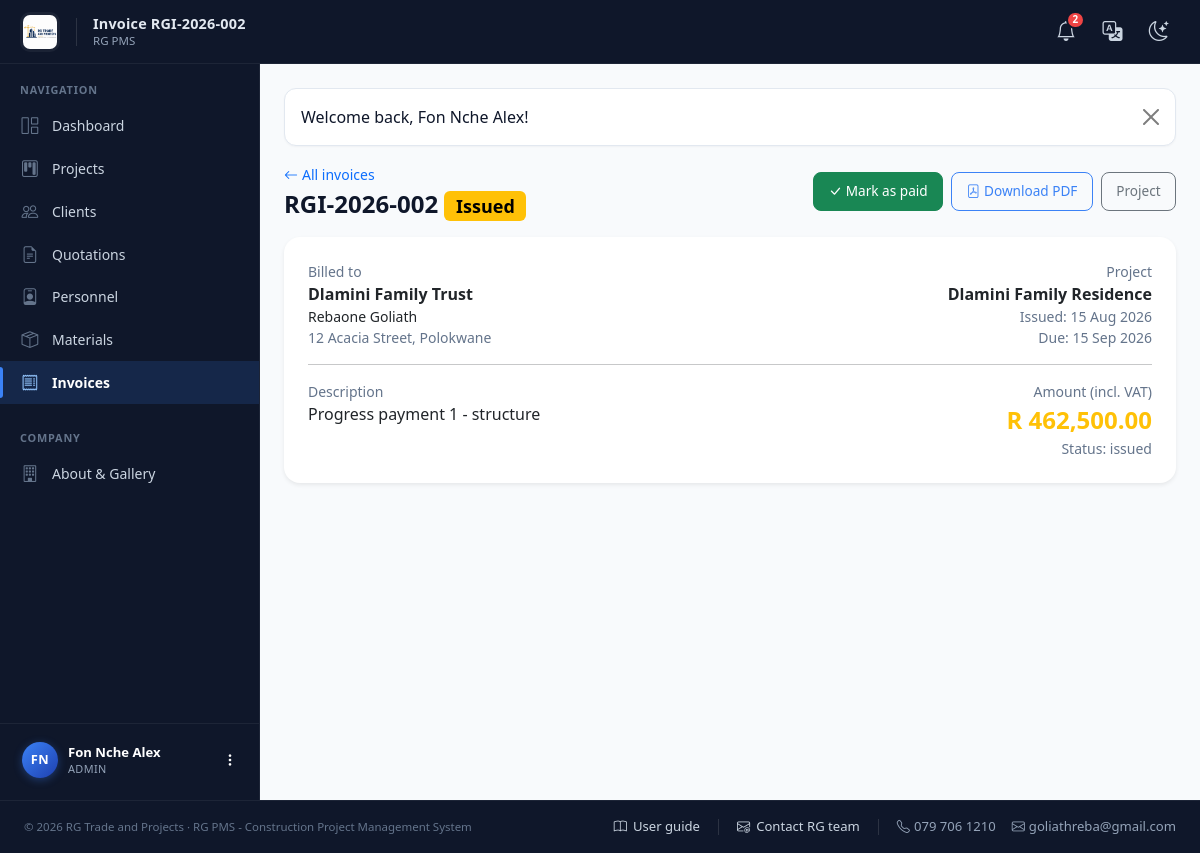
Page /admin/invoice_view.php?id=2 (signed in) on the committed database.
### tables this page shows
CREATE TABLE users (
  id            INT UNSIGNED NOT NULL AUTO_INCREMENT,
  role_id       TINYINT UNSIGNED NOT NULL,
  full_name     VARCHAR(120) NOT NULL,
  email         VARCHAR(160) NOT NULL UNIQUE,
  phone         VARCHAR(30)  NULL,
  password_hash VARCHAR(255) NOT NULL,
  is_active     TINYINT(1)   NOT NULL DEFAULT 1,
  created_at    DATETIME     NOT NULL DEFAULT CURRENT_TIMESTAMP,
  PRIMARY KEY (id),
  CONSTRAINT fk_users_role FOREIGN KEY (role_id) REFERENCES roles(id)
);

CREATE TABLE roles (
  id          TINYINT UNSIGNED NOT NULL AUTO_INCREMENT,
  name        VARCHAR(50)  NOT NULL UNIQUE,       
  description VARCHAR(255) NULL,
  PRIMARY KEY (id)
);

CREATE TABLE invoices (
  id             INT UNSIGNED NOT NULL AUTO_INCREMENT,
  project_id     INT UNSIGNED NOT NULL,
  invoice_number VARCHAR(40) NOT NULL UNIQUE,
  issue_date     DATE NOT NULL,
  due_date       DATE NULL,
  description    VARCHAR(255) NULL,
  amount         DECIMAL(14,2) NOT NULL DEFAULT 0,
  status         ENUM('issued','paid') NOT NULL DEFAULT 'issued',
  created_by     INT UNSIGNED NULL,
  created_at     DATETIME NOT NULL DEFAULT CURRENT_TIMESTAMP,
  PRIMARY KEY (id),
  CONSTRAINT fk_invoices_project FOREIGN KEY (project_id) REFERENCES projects(id),
  CONSTRAINT fk_invoices_by FOREIGN KEY (created_by) REFERENCES users(id) ON DELETE SET NULL
);

CREATE TABLE clients (
  id             INT UNSIGNED NOT NULL AUTO_INCREMENT,
  user_id        INT UNSIGNED NULL,                
  company_name   VARCHAR(160) NOT NULL,
  contact_person VARCHAR(120) NOT NULL,
  phone          VARCHAR(30)  NULL,
  email          VARCHAR(160) NULL,
  address        VARCHAR(255) NULL,
  created_at     DATETIME     NOT NULL DEFAULT CURRENT_TIMESTAMP,
  PRIMARY KEY (id),
  CONSTRAINT fk_clients_user FOREIGN KEY (user_id) REFERENCES users(id) ON DELETE SET NULL
);

CREATE TABLE projects (
  id                    INT UNSIGNED NOT NULL AUTO_INCREMENT,
  client_id             INT UNSIGNED NOT NULL,
  project_manager_id    INT UNSIGNED NULL,         
  name                  VARCHAR(160) NOT NULL,
  build_type            VARCHAR(120) NULL,         
  square_meters         DECIMAL(10,2) NULL,
  location              VARCHAR(255) NULL,
  start_date            DATE NULL,
  target_deadline       DATE NULL,
  actual_completion_date DATE NULL,
  status                ENUM('not_yet_commenced','in_progress','delayed','completed') NOT NULL DEFAULT 'not_yet_commenced',
  progress_percent      DECIMAL(5,2) NOT NULL DEFAULT 0,
  budget                DECIMAL(14,2) NOT NULL DEFAULT 0,
  description           TEXT NULL,
  created_at            DATETIME NOT NULL DEFAULT CURRENT_TIMESTAMP,
  PRIMARY KEY (id),
  CONSTRAINT fk_projects_client FOREIGN KEY (client_id) REFERENCES clients(id),
  CONSTRAINT fk_projects_pm FOREIGN KEY (project_manager_id) REFERENCES users(id) ON DELETE SET NULL
);

### includes/auth.php (called while the page is built, shortened)
<?php
require_once __DIR__ . '/functions.php';
function current_user(): ?array {
    static $cached = null;
    static $loaded = false;
    if ($loaded) return $cached;
    $loaded = true;
    $stmt = db()->prepare(
        'SELECT u.*, r.name AS role_name
         FROM users u
         LEFT JOIN roles r ON r.id = u.role_id
         WHERE u.id = ? LIMIT 1'
    );
    $stmt->execute([(int)$_SESSION['user_id']]);
    $user = $stmt->fetch();
    return $cached = $user;
}
function require_login(): void {
    if (!current_user()) {
        $_SESSION['__intended'] = $_SERVER['REQUEST_URI'] ?? '';
        flash_set('warning', 'Please sign in to continue.');
        redirect('login.php');
    }
}
function require_role(string|array $roles): void {
    require_login();
}

### config/db.php (called while the page is built, shortened)
<?php
function db(): PDO {
    static $pdo = null;
    if ($pdo === null) {
        $dsn = 'mysql:host=' . DB_HOST . ';dbname=' . DB_NAME . ';charset=utf8mb4';
        try {
            $pdo = new PDO($dsn, DB_USER, DB_PASS, [
                PDO::ATTR_ERRMODE            => PDO::ERRMODE_EXCEPTION,
                PDO::ATTR_DEFAULT_FETCH_MODE => PDO::FETCH_ASSOC,
                PDO::ATTR_EMULATE_PREPARES   => false,
            ]);
        } catch (PDOException $e) {
            http_response_code(500);
            die('<div style="font-family:sans-serif;padding:2rem;max-width:40rem;margin:3rem auto;border:1px solid #dc3545;border-radius:.5rem;color:#842029;background:#f8d7da">'
                . '<h3>Database connection failed</h3><p>Please check <code>config/config.php</code> and confirm the '
                . 'database <code>' . htmlspecialchars(DB_NAME) . '</code> exists (import <code>sql/schema.sql</code>).</p>'
                . '<p style="font-size:.85rem">' . htmlspecialchars($e->getMessage()) . '</p></div>');
        }
    }
    return $pdo;
}

### admin/invoice_view.php (the view, shortened to what this page needs)
<?php
require_once __DIR__ . '/../includes/layout.php';
require_role('admin');
$id = (int)($_GET['id'] ?? 0);
$pdo = db();
$stmt = $pdo->prepare(
    'SELECT i.*, p.name AS project_name, p.id AS project_id, c.company_name, c.contact_person, c.address
     FROM invoices i JOIN projects p ON p.id = i.project_id JOIN clients c ON c.id = p.client_id WHERE i.id = ?'
);
$stmt->execute([$id]);
$inv = $stmt->fetch();
page_header('Invoice ' . $inv['invoice_number'], 'invoices');
?>
<div class="d-flex flex-wrap justify-content-between align-items-center mb-3 gap-2">
  <div>
    <a class="small text-decoration-none" href="<?= BASE_URL ?>/admin/invoices.php"><i class="bi bi-arrow-left me-1"></i>All invoices</a>
    <h4 class="fw-semibold mb-0 mt-1"><?= e($inv['invoice_number']) ?> <?= $inv['status'] === 'paid' ? badge('Paid', 'success') : badge('Issued', 'warning') ?></h4>
  </div>
  <div class="d-flex gap-2">
    <?php if ($inv['status'] !== 'paid'): ?>
      <form method="post" class="d-inline">
        <button class="btn btn-success btn-sm"><i class="bi bi-check-lg me-1"></i>Mark as paid</button>
      </form>
    <?php endif; ?>
    <a class="btn btn-outline-brand btn-sm" href="<?= BASE_URL ?>/admin/invoice_view.php?id=<?= $id ?>&pdf=1"><i class="bi bi-file-pdf me-1"></i>Download PDF</a>
    <a class="btn btn-outline-secondary btn-sm" href="<?= BASE_URL ?>/admin/project_view.php?id=<?= $inv['project_id'] ?>&tab=invoices">Project</a>
  </div>
</div>
<div class="card border-0 shadow-sm rounded-4">
  <div class="card-body p-4">
    <div class="row">
      <div class="col-md-6">
        <div class="small text-muted">Billed to</div>
        <div class="fw-semibold"><?= e($inv['company_name']) ?></div>
        <div class="small"><?= e($inv['contact_person']) ?></div>
        <div class="small text-muted"><?= e($inv['address'] ?? '') ?></div>
      </div>
      <div class="col-md-6 text-md-end">
        <div class="small text-muted">Project</div>
        <div class="fw-semibold"><?= e($inv['project_name']) ?></div>
        <div class="small text-muted">Issued: <?= nice_date($inv['issue_date']) ?></div>
        <div class="small text-muted">Due: <?= nice_date($inv['due_date']) ?></div>
      </div>
    </div>
    <hr>
    <div class="row">
      <div class="col-md-8">
        <div class="small text-muted">Description</div>
        <div><?= e($inv['description'] ?? '-') ?></div>
      </div>
      <div class="col-md-4 text-md-end">
        <div class="small text-muted">Amount (incl. VAT)</div>
        <div class="fw-bold fs-4 text-warning"><?= money($inv['amount']) ?></div>
        <div class="small text-muted">Status: <?= e($inv['status']) ?></div>
      </div>
    </div>
  </div>
</div>
<?php page_footer(); ?>

### includes/layout.php (shortened to what this page needs)
<?php
require_once __DIR__ . '/functions.php';
require_once __DIR__ . '/auth.php';
function page_header(string $title, string $active = ''): void {
    $user    = current_user();
    $role    = $user['role_name'] ?? null;
    $unread  = $user ? unread_notification_count((int)$user['id']) : 0;
    $flash   = flash_get();
    $base    = BASE_URL;
    $initials = '';
    if ($user) {
        foreach (preg_split('/\s+/', trim($user['full_name'])) as $part) {
            if ($part !== '') $initials .= strtoupper($part[0]);
        }
        $initials = substr($initials, 0, 2);
    }
    ?>
<!DOCTYPE html>
<html lang="en">
<head>
<link rel="stylesheet" href="<?= $base ?>/assets/vendor/bootstrap.min.css">
<link rel="stylesheet" href="<?= $base ?>/assets/vendor/bootstrap-icons.css">
<link rel="stylesheet" href="<?= $base ?>/assets/css/style.css?v=<?= @filemtime(__DIR__ . '/../assets/css/style.css') ?>">
</head>
<body>
<?php if ($user): ?>
<nav class="app-navbar">
  <div class="navbar-inner">
    <div class="d-flex align-items-center gap-3">
      <a class="navbar-brand" href="<?= $base ?>/index.php">
        <img src="<?= $base ?>/assets/img/logo-full.png" alt="<?= APP_NAME ?>" class="header-logo"
             onerror="this.style.display='none';this.nextElementSibling.style.display='inline-flex';">
      </a>
      <div class="d-none d-md-block lh-1">
        <div class="navbar-page-title"><?= e($title) ?></div>
        <div class="navbar-page-sub mt-1"><?= APP_SYSTEM_NAME ?></div>
      </div>
    </div>
    <div class="d-flex align-items-center gap-1">
      <div class="dropdown">
        <a class="nav-icon-link" href="#" data-bs-toggle="dropdown" aria-expanded="false" title="Notifications">
          <i class="bi bi-bell fs-5"></i>
          <?php if ($unread > 0): ?>
            <span class="badge-dot"><?= $unread > 9 ? '9+' : $unread ?></span>
          <?php endif; ?>
        </a>
      </div>
      <div class="dropdown">
        <a class="nav-icon-link" href="#" data-bs-toggle="dropdown" aria-expanded="false" title="Translate">
          <i class="bi bi-translate fs-5"></i>
        </a>
      </div>
      <button class="nav-icon-link" type="button" id="themeToggle" title="Switch theme" aria-label="Switch theme">
        <i class="bi bi-moon-stars fs-5 icon-light"></i>
      </button>
    </div>
  </div>
</nav>
<div class="app-layout">
  <aside class="app-sidebar" id="appSidebar">
    <div class="sidebar-scroll">
      <div class="sidebar-section-title">Navigation</div>
      <ul class="nav flex-column sidebar-nav">
        <?php if ($role === 'admin'): ?>
          <li class="nav-item"><a class="nav-link <?= $active === 'dashboard' ? 'active' : '' ?>" href="<?= $base ?>/admin/dashboard.php"><i class="bi bi-grid-1x2"></i><span>Dashboard</span></a></li>
          <li class="nav-item"><a class="nav-link <?= $active === 'projects' ? 'active' : '' ?>" href="<?= $base ?>/admin/projects.php"><i class="bi bi-kanban"></i><span>Projects</span></a></li>
          <li class="nav-item"><a class="nav-link <?= $active === 'clients' ? 'active' : '' ?>" href="<?= $base ?>/admin/clients.php"><i class="bi bi-people"></i><span>Clients</span></a></li>
          <li class="nav-item"><a class="nav-link <?= $active === 'quotations' ? 'active' : '' ?>" href="<?= $base ?>/admin/quotations.php"><i class="bi bi-file-earmark-text"></i><span>Quotations</span></a></li>
          <li class="nav-item"><a class="nav-link <?= $active === 'personnel' ? 'active' : '' ?>" href="<?= $base ?>/admin/personnel.php"><i class="bi bi-person-badge"></i><span>Personnel</span></a></li>
          <li class="nav-item"><a class="nav-link <?= $active === 'materials' ? 'active' : '' ?>" href="<?= $base ?>/admin/materials.php"><i class="bi bi-box-seam"></i><span>Materials</span></a></li>
          <li class="nav-item"><a class="nav-link <?= $active === 'invoices' ? 'active' : '' ?>" href="<?= $base ?>/admin/invoices.php"><i class="bi bi-receipt"></i><span>Invoices</span></a></li>
        <?php elseif ($role === 'personnel'): ?>
          <li class="nav-item"><a class="nav-link <?= $active === 'dashboard' ? 'active' : '' ?>" href="<?= $base ?>/personnel/dashboard.php"><i class="bi bi-grid-1x2"></i><span>My Projects</span></a></li>
        <?php elseif ($role === 'client'): ?>
          <li class="nav-item"><a class="nav-link <?= $active === 'dashboard' ? 'active' : '' ?>" href="<?= $base ?>/client/dashboard.php"><i class="bi bi-grid-1x2"></i><span>My Projects</span></a></li>
        <?php endif; ?>
      </ul>
      <?php if ($role === 'admin'): ?>
        <div class="sidebar-section-title mt-3">Company</div>
        <ul class="nav flex-column sidebar-nav">
          <li class="nav-item">
            <a class="nav-link <?= $active === 'home' ? 'active' : '' ?>" href="<?= $base ?>/about.php">
              <i class="bi bi-building"></i><span>About &amp; Gallery</span>
            </a>
          </li>
        </ul>
      <?php endif; ?>
    </div>
    <div class="sidebar-user-wrap">
      <div class="dropdown dropend">
        <a class="sidebar-user" href="#" data-bs-toggle="dropdown" aria-expanded="false">
          <div class="avatar"><?= e($initials ?: 'U') ?></div>
          <div class="user-info">
            <div class="user-name"><?= e($user['full_name']) ?></div>
            <div class="user-role"><?= e($user['role_name']) ?></div>
          </div>
          <i class="bi bi-three-dots-vertical ms-auto small"></i>
        </a>
      </div>
    </div>
  </aside>
  <main class="app-main">
    <div class="container-fluid px-3 px-lg-4 py-4">
      <?php if ($flash): ?>
        <div class="alert alert-<?= e($flash['type']) ?> alert-dismissible fade show" role="alert">
          <?= e($flash['message']) ?>
          <button type="button" class="btn-close" data-bs-dismiss="alert" aria-label="Close"></button>
        </div>
      <?php endif; ?>
<?php endif; ?>
<?php
}
function page_footer(): void {
    $user = current_user();
    ?>
    <?php if ($user): ?>
        </div>
      </main>
    </div>
    <?php else: ?>
        </div>
    </main>
    <?php endif; ?>
<footer class="app-footer py-3">
  <div class="container-fluid px-3 px-lg-4">
    <div class="d-flex flex-wrap justify-content-between align-items-center gap-3">
      <div class="text-muted small">
        © <?= date('Y') ?> <?= APP_NAME ?> · <?= APP_SYSTEM_NAME ?> - Construction Project Management System
      </div>
      <div class="footer-links">
        <a href="<?= BASE_URL ?>/user_guide.php">
          <i class="bi bi-book"></i> User guide
        </a>
        <a href="mailto:<?= e(COMPANY_EMAIL) ?>?subject=RG%20PMS%20Support%20Request">
          <i class="bi bi-envelope-at"></i> Contact RG team
        </a>
        <span class="footer-meta d-none d-md-flex">
          <span><i class="bi bi-telephone me-1"></i><?= e(COMPANY_PHONE) ?></span>
          <span><i class="bi bi-envelope me-1"></i><?= e(COMPANY_EMAIL) ?></span>
        </span>
      </div>
    </div>
  </div>
</footer>
</body>
</html>
<?php
}

### assets/css/style.css (style rules this page uses)
:root { --brand: #3b82f6; --brand-dark: #1e40af; --brand-light: #93c5fd; --brand-rgb: 59, 130, 246; --sidebar-bg: #0f172a; --sidebar-text: #cbd5e1; --sidebar-text-dim: #94a3b8; --sidebar-hover: rgba(255,255,255,0.06); --sidebar-active-bg: rgba(59,130,246,0.15); --sidebar-divider: rgba(255,255,255,0.06); --body-bg: #f8fafc; --card-bg: #ffffff; --text-color: #0f172a; --muted-text: #64748b; --border-color: #e2e8f0; --border-soft: #f1f5f9; --radius-sm: 8px; --radius: 12px; --radius-lg: 16px; --shadow-xs: 0 1px 2px rgba(15,23,42,.04); --shadow-sm: 0 1px 3px rgba(15,23,42,.06), 0 1px 2px rgba(15,23,42,.04); --shadow-md: 0 4px 12px rgba(15,23,42,.08); --shadow-lg: 0 10px 30px rgba(15,23,42,.12); }
.card { background: var(--card-bg); border: 1px solid var(--border-color); border-radius: var(--radius); box-shadow: var(--shadow-sm); }
.btn { border-radius: var(--radius-sm); font-size: .85rem; font-weight: 500; padding: .5rem .9rem; }
.btn-outline-brand { border-color: var(--brand); color: var(--brand); }
.alert { border-radius: var(--radius); border: 1px solid var(--border-color); background: var(--card-bg); color: var(--text-color); box-shadow: var(--shadow-xs); }
.text-muted { color: var(--muted-text) !important; }
.app-footer { background: var(--sidebar-bg); color: var(--sidebar-text-dim); font-size: .8rem; border-top: 1px solid var(--sidebar-divider); }

### rows in the picture
users: full_name "Fon Nche Alex", role.name "ADMIN"
invoices: invoice_number "RGI-2026-002", clients.company_name "Dlamini Family Trust", clients.contact_person "Rebaone Goliath", clients.address "12 Acacia Street, Polokwane", project.name "Dlamini Family Residence", issue_date "15 Aug 2026", due_date "15 Sep 2026", description "Progress payment 1 - structure", amount "R 462,500.00", status "issued"

### other values in the picture
$title "Invoice RGI-2026-002"
APP_SYSTEM_NAME "RG PMS"
$unread "2"
$initials ?: 'U' "FN"
$flash['message'] "Welcome back, Fon Nche Alex!"
$text "Issued"
APP_NAME "RG Trade and Projects"
COMPANY_PHONE "079 706 1210"
COMPANY_EMAIL "goliathreba@gmail.com"
